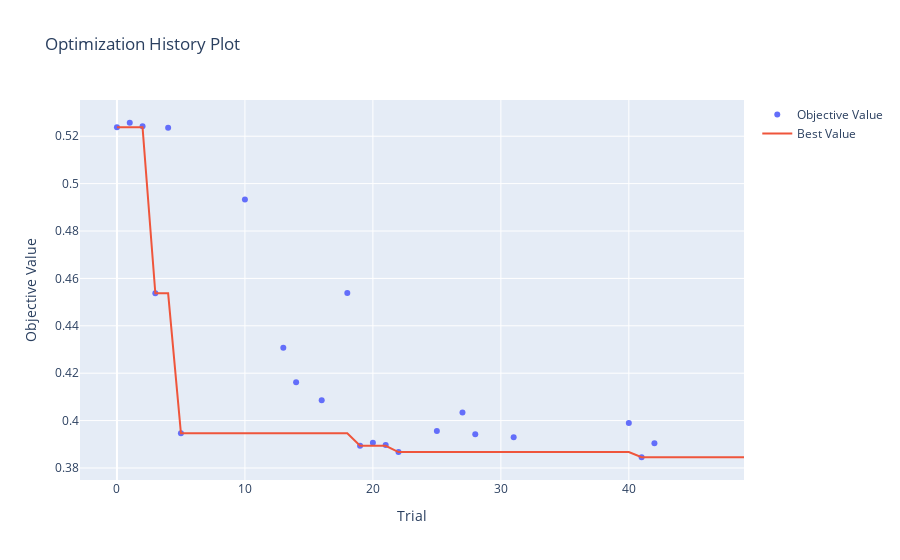

Here is the notebook cell this chart was saved with:
### Code cell
# create graph directory for this model
graph_path = pathlib.Path(
    f"../../figures/{mlp_params.MODEL_TYPE}/{mlp_params.MODEL_NAME}/{mlp_params.CELL_TYPE}/hyperparameter_optimization"
)

pathlib.Path(graph_path).mkdir(parents=True, exist_ok=True)
fig = optuna.visualization.plot_optimization_history(study)


graph_path = f"{graph_path}/plot_optimization_history_graph"

fig.write_image(pathlib.Path(f"{graph_path}.png"))
fig.show()

### Figure 1 — Plotly figure (JSON) as saved in the notebook; plotly's stock layout.template omitted (floating-point values rounded to 4 significant figures)
{"data": [{"mode": "markers", "name": "Objective Value", "type": "scatter", "x": [0, 1, 2, 3, 4, 5, 10, 13, 14, 16, 18, 19, 20, 21, 22, 25, 27, 28, 31, 40, 41, 42], "y": [0.5238, 0.5257, 0.5242, 0.4537, 0.5236, 0.3946, 0.4933, 0.4307, 0.4162, 0.4085, 0.4538, 0.3894, 0.3906, 0.3896, 0.3867, 0.3956, 0.4034, 0.3943, 0.393, 0.399, 0.3845, 0.3904]}, {"mode": "lines", "name": "Best Value", "type": "scatter", "x": [0, 1, 2, 3, 4, 5, 6, 7, 8, 9, 10, 11, 12, 13, 14, 15, 16, 17, 18, 19, 20, 21, 22, 23, 24, 25, 26, 27, 28, 29, 30, 31, 32, 33, 34, 35, 36, 37, 38, 39, 40, 41, 42, 43, 44, 45, 46, 47, 48, 49], "y": [0.5238, 0.5238, 0.5238, 0.4537, 0.4537, 0.3946, 0.3946, 0.3946, 0.3946, 0.3946, 0.3946, 0.3946, 0.3946, 0.3946, 0.3946, 0.3946, 0.3946, 0.3946, 0.3946, 0.3894, 0.3894, 0.3894, 0.3867, 0.3867, 0.3867, 0.3867, 0.3867, 0.3867, 0.3867, 0.3867, 0.3867, 0.3867, 0.3867, 0.3867, 0.3867, 0.3867, 0.3867, 0.3867, 0.3867, 0.3867, 0.3867, 0.3845, 0.3845, 0.3845, 0.3845, 0.3845, 0.3845, 0.3845, 0.3845, 0.3845]}, {"marker": {"color": "#cccccc"}, "mode": "markers", "name": "Infeasible Trial", "showlegend": false, "type": "scatter", "x": [], "y": []}], "layout": {"title": {"text": "Optimization History Plot"}, "xaxis": {"title": {"text": "Trial"}}, "yaxis": {"title": {"text": "Objective Value"}}}}
